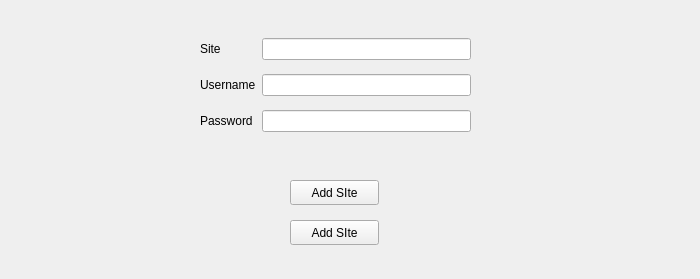
<?xml version="1.0" encoding="UTF-8"?>
<ui version="4.0">
 <class>Form</class>
 <widget class="QWidget" name="Form">
  <property name="geometry">
   <rect>
    <x>0</x>
    <y>0</y>
    <width>700</width>
    <height>279</height>
   </rect>
  </property>
  <property name="windowTitle">
   <string>Form</string>
  </property>
  <widget class="QWidget" name="gridLayoutWidget">
   <property name="geometry">
    <rect>
     <x>200</x>
     <y>30</y>
     <width>271</width>
     <height>112</height>
    </rect>
   </property>
   <layout class="QGridLayout" name="gridLayout">
    <item row="2" column="0">
     <widget class="QLabel" name="label_2">
      <property name="text">
       <string>Password</string>
      </property>
     </widget>
    </item>
    <item row="1" column="0">
     <widget class="QLabel" name="label">
      <property name="text">
       <string>Username</string>
      </property>
     </widget>
    </item>
    <item row="1" column="1">
     <widget class="QLineEdit" name="usrname"/>
    </item>
    <item row="2" column="1">
     <widget class="QLineEdit" name="passwd">
      <property name="echoMode">
       <enum>QLineEdit::Password</enum>
      </property>
     </widget>
    </item>
    <item row="0" column="0">
     <widget class="QLabel" name="label_3">
      <property name="text">
       <string>Site</string>
      </property>
     </widget>
    </item>
    <item row="0" column="1">
     <widget class="QLineEdit" name="passwd_2">
      <property name="echoMode">
       <enum>QLineEdit::Password</enum>
      </property>
     </widget>
    </item>
   </layout>
  </widget>
  <widget class="QPushButton" name="add">
   <property name="geometry">
    <rect>
     <x>290</x>
     <y>180</y>
     <width>89</width>
     <height>25</height>
    </rect>
   </property>
   <property name="text">
    <string>Add SIte</string>
   </property>
  </widget>
  <widget class="QPushButton" name="cancel">
   <property name="geometry">
    <rect>
     <x>290</x>
     <y>220</y>
     <width>89</width>
     <height>25</height>
    </rect>
   </property>
   <property name="text">
    <string>Add SIte</string>
   </property>
  </widget>
 </widget>
 <resources/>
 <connections/>
</ui>
